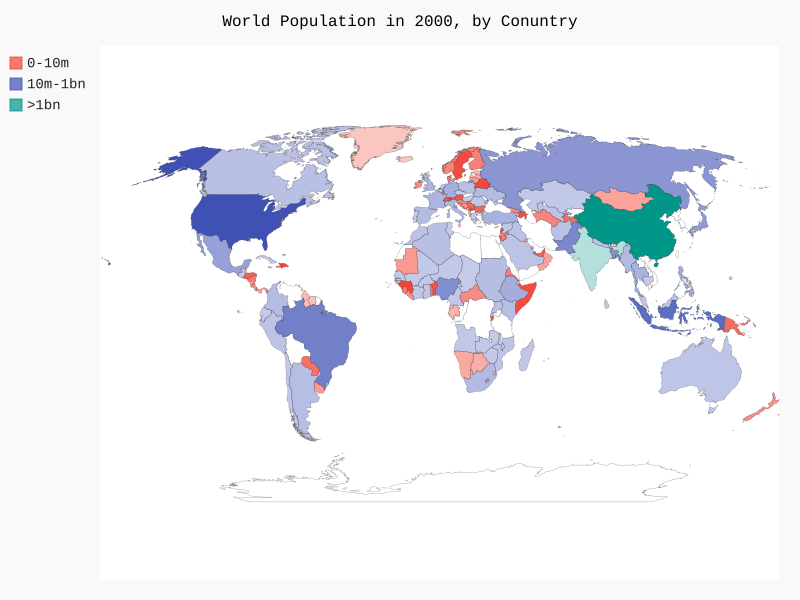

Source code (Python):
import json

import pygal_maps_world.maps

from country_codes import get_country_code

# 将数据加载到一个列表中
filename = 'population_data.json'
with open(filename) as f:
    pop_data = json.load(f)

# 创建一个包含人口数量的字典
cc_populations = {}
for pop_dict in pop_data:
    if pop_dict['Year'] == '2010':
        country_name = pop_dict['Country Name']
        population = int(float(pop_dict['Value']))
        code = get_country_code(country_name)
        if code:
            cc_populations[code] = population

# 根据人口数量将所有的国家分成三组
cc_pops_1, cc_pops_2, cc_pops_3 = {}, {}, {}
for cc, pop in cc_populations.items():
    if pop < 10000000:
        cc_pops_1[cc] = pop
    elif pop < 1000000000:
        cc_pops_2[cc] = pop
    else:
        cc_pops_3[cc] = pop

print(len(cc_pops_1), len(cc_pops_2), len(cc_pops_3))


wm = pygal_maps_world.maps.World()
wm.title = 'World Population in 2000, by Conuntry'
wm.add('0-10m', cc_pops_1)
wm.add('10m-1bn', cc_pops_2)
wm.add('>1bn', cc_pops_3)
wm.render_to_file('world_population.svg')
